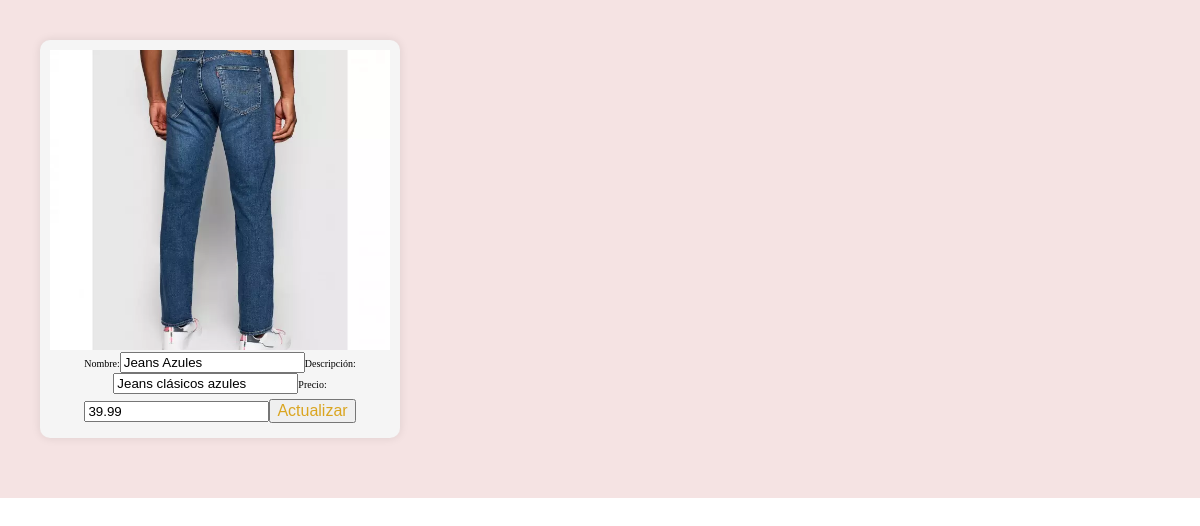
The page /modificar.php?id=2 on the database its author committed.
### tables this page shows
CREATE TABLE `productos` (
  `id` int(11) NOT NULL,
  `nombre` varchar(100) NOT NULL,
  `descripcion` text DEFAULT NULL,
  `precio` decimal(10,2) NOT NULL,
  `id_categoria` int(11) DEFAULT NULL,
  `imagen` varchar(255) DEFAULT 'sin-imagen.jpg'
);

### DB.php (called while the page is built, shortened)
<?php
class DB
{
    private $servername = "localhost";
    private $username = "root";
    private $password = "";
    private $dbname = "tiendaropa";
    public function __construct()
    {
        $this->conn = new mysqli($this->servername, $this->username, $this->password, $this->dbname);
    }
}
$db = new DB();
?>

### modificar.php (the view, shortened to what this page needs)
<!DOCTYPE html>
<html lang="es">
<head>
    <link rel="stylesheet" type="text/css" href="./css/tiendaropa.css">
</head>
<body>
<?php
include 'DB.php';
if ($_SERVER['REQUEST_METHOD'] === 'POST' && isset($_POST['actualizar'])) {
    $id = $_POST['id'];
    $nombre = $_POST['nombre'];
    $descripcion = $_POST['descripcion'];
    $precio = $_POST['precio'];
    $sql = "UPDATE productos SET nombre='$nombre', descripcion='$descripcion', precio='$precio' WHERE id=$id";
    if ($db->conn->query($sql) === TRUE) {
        header("Location: pagina_admin.php");
        exit();
    } else {
        echo "Error al actualizar el producto: " . $db->conn->error;
    }
} elseif (isset($_GET['id'])) {
    $id = $_GET['id'];
    $sql = "SELECT id, nombre, descripcion, precio, imagen FROM productos WHERE id = $id";
    $result = $db->conn->query($sql);
    if ($result->num_rows > 0) {
        $producto = $result->fetch_assoc();
        echo '<main class="contenedor">';
        echo '<div class="grid">';
        echo '<div class="producto">';
        echo '<img class="producto__imagen" src="' . $producto["imagen"] . '" alt="imagen producto">';
        echo '<div class="producto__informacion">';
        echo '<form action="modificar.php?id=' . $producto["id"] . '" method="post">';
        echo '<label for="nombre">Nombre:</label>';
        echo '<input type="text" name="nombre" value="' . $producto["nombre"] . '">';
        echo '<label for="descripcion">Descripción:</label>';
        echo '<input type="text" name="descripcion" value="' . $producto["descripcion"] . '">';
        echo '<label for="precio">Precio:</label>';
        echo '<input type="text" name="precio" value="' . $producto["precio"] . '">';
        echo '<button type="submit" name="actualizar" class="producto__precio">Actualizar</button>';
        echo '</form>';
        echo '</div></div></div></main>';
    } else {
        echo "Producto no encontrado";
    }
} else {
    echo "Acceso no autorizado";
}
?>
</body>
</html>

### css/tiendaropa.css (style rules this page uses)
:root { --primario: #D2B48C; --primario-oscuro: #BC8F8F; --secundario: #DAA520; --secundario-oscuro: #B8860B; --blanco: #F5F5F5; --negro: #333; --fuente-principal: 'Staatliches', cursive; }
html { box-sizing: border-box; font-size: 62.5%; }
*, *:before, *:after { box-sizing: inherit; }
body { margin: 0; }
.contenedor { max-width: 120rem; margin: 0 auto; padding: 0 20px; background-color: #f5e3e3; padding:40px; }
.grid { display: grid; grid-template-columns: repeat(auto-fill, minmax(250px, 1fr)); gap: 20px; }
@media (min-width: 768px) { .grid { grid-template-columns: repeat(3, 1fr); } }
.producto { background-color: var(--blanco); padding: 1rem; border-radius: 10px; overflow: hidden; box-shadow: 0 0 10px rgba(0, 0, 0, 0.1); text-align: center; margin-bottom: 20px; }
.producto__imagen { width: 100%; height: 300px; object-fit: cover; }
.producto__precio { font-size: 1.6rem; color: var(--secundario); text-align: center; margin: 0.5rem 0; }
.contenedor { text-align: center; }

### rows shown on the page
productos: imagen (picture), nombre "Jeans Azules", descripcion "Jeans clásicos azules", precio "39.99"
